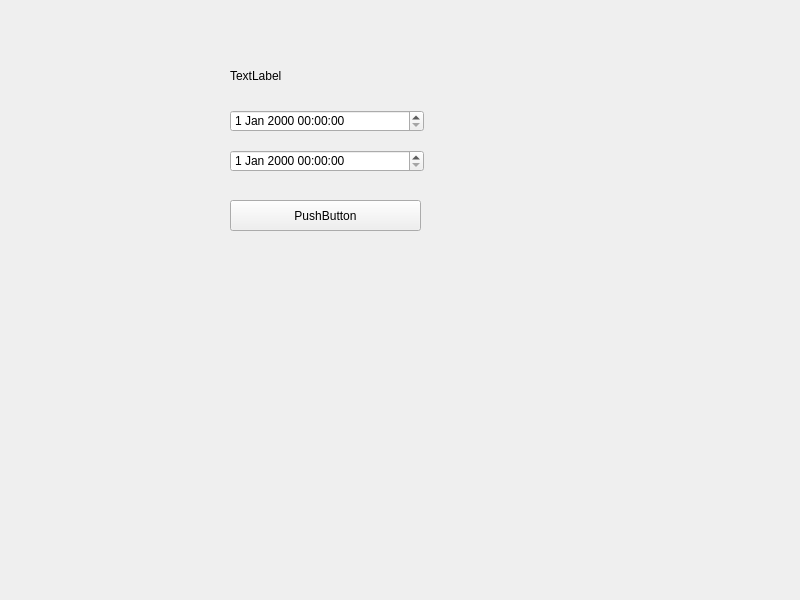
<?xml version="1.0" encoding="UTF-8"?>
<ui version="4.0">
 <class>Widget</class>
 <widget class="QWidget" name="Widget">
  <property name="geometry">
   <rect>
    <x>0</x>
    <y>0</y>
    <width>800</width>
    <height>600</height>
   </rect>
  </property>
  <property name="windowTitle">
   <string>Widget</string>
  </property>
  <widget class="QPushButton" name="pushButton">
   <property name="geometry">
    <rect>
     <x>230</x>
     <y>200</y>
     <width>191</width>
     <height>31</height>
    </rect>
   </property>
   <property name="text">
    <string>PushButton</string>
   </property>
  </widget>
  <widget class="QDateTimeEdit" name="dateTimeEdit">
   <property name="geometry">
    <rect>
     <x>230</x>
     <y>110</y>
     <width>194</width>
     <height>22</height>
    </rect>
   </property>
  </widget>
  <widget class="QDateTimeEdit" name="dateTimeEdit_2">
   <property name="geometry">
    <rect>
     <x>230</x>
     <y>150</y>
     <width>194</width>
     <height>22</height>
    </rect>
   </property>
  </widget>
  <widget class="QLabel" name="label">
   <property name="geometry">
    <rect>
     <x>230</x>
     <y>60</y>
     <width>181</width>
     <height>31</height>
    </rect>
   </property>
   <property name="text">
    <string>TextLabel</string>
   </property>
  </widget>
 </widget>
 <resources/>
 <connections/>
</ui>
